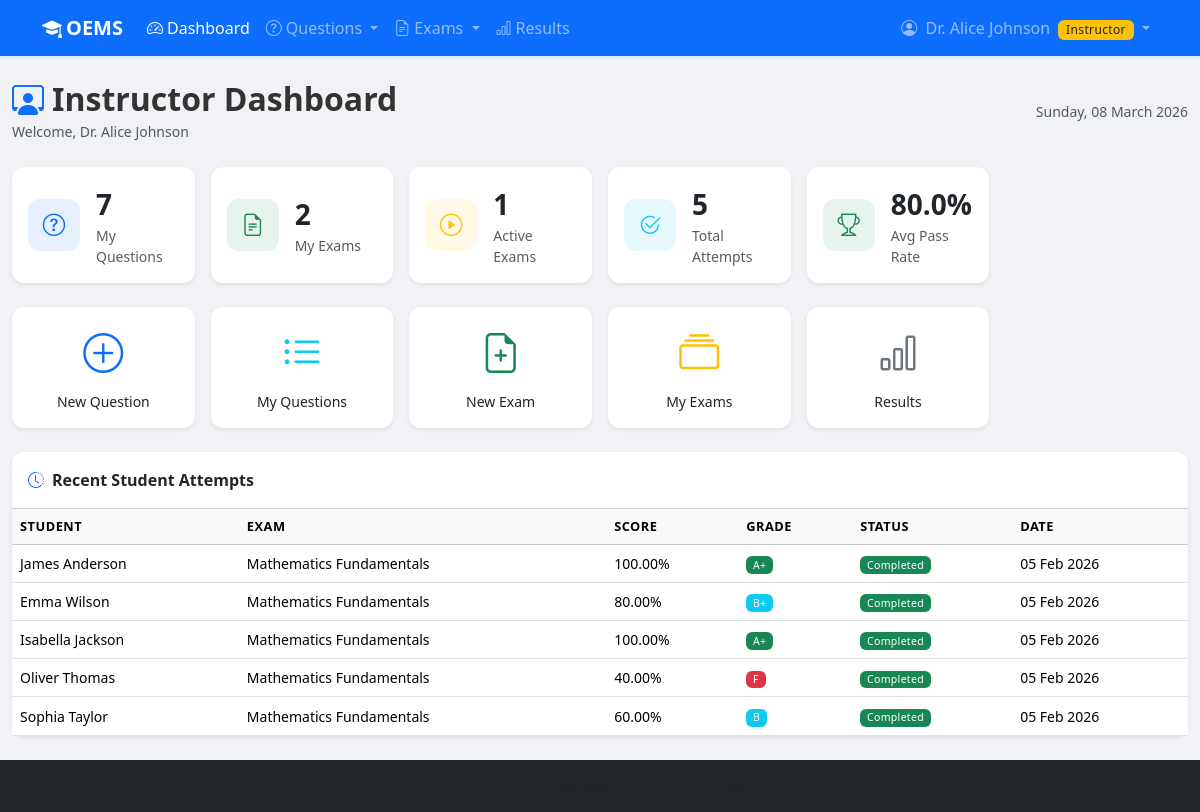
Page /instructor/dashboard.php (signed in) on the committed database.
### tables this page shows
CREATE TABLE results (
    id               INT UNSIGNED AUTO_INCREMENT PRIMARY KEY,
    student_exam_id  INT UNSIGNED NOT NULL UNIQUE,
    student_id       INT UNSIGNED NOT NULL,
    exam_id          INT UNSIGNED NOT NULL,
    total_marks      DECIMAL(7,2) NOT NULL,
    obtained_marks   DECIMAL(7,2) NOT NULL DEFAULT 0.00,
    percentage       DECIMAL(5,2) NOT NULL DEFAULT 0.00,
    grade            VARCHAR(3)   NOT NULL DEFAULT 'F',
    is_passed        TINYINT(1)   NOT NULL DEFAULT 0,
    calculated_at    DATETIME     NOT NULL DEFAULT CURRENT_TIMESTAMP,
    CONSTRAINT fk_results_student_exam FOREIGN KEY (student_exam_id) REFERENCES student_exams(id) ON DELETE CASCADE,
    CONSTRAINT fk_results_student     FOREIGN KEY (student_id)       REFERENCES users(id)         ON DELETE CASCADE,
    CONSTRAINT fk_results_exam        FOREIGN KEY (exam_id)          REFERENCES exams(id)         ON DELETE CASCADE,
    CONSTRAINT chk_results_marks      CHECK (obtained_marks >= 0 AND obtained_marks <= total_marks),
    CONSTRAINT chk_results_pct        CHECK (percentage >= 0 AND percentage <= 100)
);

CREATE TABLE users (
    id            INT UNSIGNED AUTO_INCREMENT PRIMARY KEY,
    username      VARCHAR(50)  NOT NULL UNIQUE,
    email         VARCHAR(100) NOT NULL UNIQUE,
    password_hash VARCHAR(255) NOT NULL,
    full_name     VARCHAR(100) NOT NULL,
    role          ENUM('admin','instructor','student') NOT NULL DEFAULT 'student',
    phone         VARCHAR(20)  DEFAULT NULL,
    created_at    DATETIME     NOT NULL DEFAULT CURRENT_TIMESTAMP,
    updated_at    DATETIME     NOT NULL DEFAULT CURRENT_TIMESTAMP ON UPDATE CURRENT_TIMESTAMP,
    is_active     TINYINT(1)   NOT NULL DEFAULT 1,
    CONSTRAINT chk_users_email CHECK (email LIKE '%@%.%'),
    CONSTRAINT chk_users_phone CHECK (phone IS NULL OR LENGTH(phone) >= 7)
);

CREATE TABLE exams (
    id               INT UNSIGNED AUTO_INCREMENT PRIMARY KEY,
    title            VARCHAR(200) NOT NULL,
    description      TEXT         DEFAULT NULL,
    category_id      INT UNSIGNED NOT NULL,
    created_by       INT UNSIGNED NOT NULL,
    total_marks      DECIMAL(7,2) NOT NULL,
    passing_marks    DECIMAL(7,2) NOT NULL,
    duration_minutes INT UNSIGNED NOT NULL,
    start_time       DATETIME     NOT NULL,
    end_time         DATETIME     NOT NULL,
    is_randomized    TINYINT(1)   NOT NULL DEFAULT 0,
    max_attempts     INT UNSIGNED NOT NULL DEFAULT 1,
    status           ENUM('draft','active','completed','cancelled') NOT NULL DEFAULT 'draft',
    created_at       DATETIME     NOT NULL DEFAULT CURRENT_TIMESTAMP,
    updated_at       DATETIME     NOT NULL DEFAULT CURRENT_TIMESTAMP ON UPDATE CURRENT_TIMESTAMP,
    CONSTRAINT fk_exams_category   FOREIGN KEY (category_id) REFERENCES categories(id) ON DELETE RESTRICT,
    CONSTRAINT fk_exams_created_by FOREIGN KEY (created_by)  REFERENCES users(id)      ON DELETE RESTRICT,
    CONSTRAINT chk_exams_marks      CHECK (passing_marks <= total_marks AND total_marks > 0),
    CONSTRAINT chk_exams_duration   CHECK (duration_minutes > 0),
    CONSTRAINT chk_exams_max_att    CHECK (max_attempts >= 1),
    CONSTRAINT chk_exams_times      CHECK (end_time > start_time)
);

CREATE TABLE student_exams (
    id                  INT UNSIGNED AUTO_INCREMENT PRIMARY KEY,
    student_id          INT UNSIGNED NOT NULL,
    exam_id             INT UNSIGNED NOT NULL,
    started_at          DATETIME     NOT NULL DEFAULT CURRENT_TIMESTAMP,
    submitted_at        DATETIME     DEFAULT NULL,
    time_taken_minutes  INT UNSIGNED DEFAULT NULL,
    status              ENUM('in_progress','completed','abandoned') NOT NULL DEFAULT 'in_progress',
    attempt_number      INT UNSIGNED NOT NULL DEFAULT 1,
    CONSTRAINT fk_se_student FOREIGN KEY (student_id) REFERENCES users(id)  ON DELETE CASCADE,
    CONSTRAINT fk_se_exam    FOREIGN KEY (exam_id)    REFERENCES exams(id)   ON DELETE CASCADE,
    CONSTRAINT chk_se_attempt CHECK (attempt_number >= 1)
);

### includes/functions.php (called while the page is built, shortened)
<?php
function formatDate(string $date, string $format = 'd M Y, H:i'): string
{
    return (new DateTime($date))->format($format);
}
function gradeBadgeClass(string $grade): string
{
    return match($grade) {
        'A+'     => 'success',
        'A'      => 'primary',
        'B+'     => 'info',
        'B'      => 'info',
        'C'      => 'warning',
        default  => 'danger',
    };
}

### instructor/dashboard.php (the view, shortened to what this page needs)
<?php
require_once __DIR__ . '/../includes/functions.php';
$conn = getDBConnection();
$uid  = (int)$_SESSION['user_id'];
$statsStmt = $conn->prepare(
    "SELECT
        COUNT(*) AS my_questions,
        0        AS my_exams
     FROM questions WHERE created_by = ? AND is_active=1"
);
$statsStmt->bind_param('i', $uid);
$statsStmt->execute();
$qRow = $statsStmt->get_result()->fetch_assoc();
$stats = ['my_questions' => $qRow['my_questions']];
$examStmt = $conn->prepare(
    "SELECT COUNT(*) AS my_exams,
            SUM(status='active') AS active_exams
     FROM exams WHERE created_by = ?"
);
$examStmt->bind_param('i', $uid);
$examStmt->execute();
$eRow = $examStmt->get_result()->fetch_assoc();
$stats['my_exams']     = $eRow['my_exams'];
$stats['active_exams'] = $eRow['active_exams'] ?? 0;
$attStmt = $conn->prepare(
    "SELECT COUNT(*) FROM student_exams se
     JOIN exams e ON e.id=se.exam_id
     WHERE e.created_by=? AND se.status='completed'"
);
$attStmt->bind_param('i', $uid);
$attStmt->execute();
$stats['total_attempts'] = $attStmt->get_result()->fetch_row()[0];
$passStmt = $conn->prepare(
    "SELECT COALESCE(ROUND(AVG(r.is_passed)*100,1),0) AS pass_rate
     FROM results r JOIN exams e ON e.id = r.exam_id WHERE e.created_by = ?"
);
$passStmt->bind_param('i', $uid);
$passStmt->execute();
$stats['pass_rate'] = $passStmt->get_result()->fetch_assoc()['pass_rate'];
$recStmt = $conn->prepare(
    "SELECT se.started_at, se.status, u.full_name, e.title AS exam_title,
            r.percentage, r.grade, r.is_passed
     FROM   student_exams se
     JOIN   exams e ON e.id = se.exam_id
     JOIN   users u ON u.id = se.student_id
     LEFT JOIN results r ON r.student_exam_id = se.id
     WHERE  e.created_by = ?
     ORDER  BY se.started_at DESC
     LIMIT  8"
);
$recStmt->bind_param('i', $uid);
$recStmt->execute();
$recentAttempts = $recStmt->get_result()->fetch_all(MYSQLI_ASSOC);
?>
<?php require_once __DIR__ . '/../includes/header.php'; ?>
<?php require_once __DIR__ . '/../includes/navbar.php'; ?>
<div class="container-fluid py-4">
    <div class="d-flex justify-content-between align-items-center mb-4">
        <div>
            <h2 class="fw-bold mb-0"><i class="bi bi-person-workspace me-2 text-primary"></i>Instructor Dashboard</h2>
            <small class="text-muted">Welcome, <?= htmlspecialchars($_SESSION['full_name']) ?></small>
        </div>
        <span class="text-muted small"><?= date('l, d F Y') ?></span>
    </div>
    <div class="row g-3 mb-4">
        <?php
        $cards = [
            ['label'=>'My Questions',    'value'=>$stats['my_questions'],   'icon'=>'question-circle',  'color'=>'primary'],
            ['label'=>'My Exams',        'value'=>$stats['my_exams'],       'icon'=>'file-earmark-text','color'=>'success'],
            ['label'=>'Active Exams',    'value'=>$stats['active_exams'],   'icon'=>'play-circle',      'color'=>'warning'],
            ['label'=>'Total Attempts',  'value'=>$stats['total_attempts'], 'icon'=>'check2-circle',    'color'=>'info'],
            ['label'=>'Avg Pass Rate',   'value'=>$stats['pass_rate'].'%',  'icon'=>'trophy',           'color'=>'success'],
        ];
        foreach ($cards as $c): ?>
        <div class="col-6 col-md-4 col-lg-2">
            <div class="card stat-card border-0 shadow-sm h-100">
                <div class="card-body d-flex align-items-center gap-3">
                    <div class="stat-icon bg-<?= $c['color'] ?> bg-opacity-10 text-<?= $c['color'] ?>">
                        <i class="bi bi-<?= $c['icon'] ?>"></i>
                    </div>
                    <div>
                        <div class="fs-3 fw-bold"><?= $c['value'] ?></div>
                        <div class="text-muted small"><?= $c['label'] ?></div>
                    </div>
                </div>
            </div>
        </div>
        <?php endforeach; ?>
    </div>
    <div class="row g-3 mb-4">
        <?php
        $links = [
            ['href'=>'create_question.php','icon'=>'plus-circle',    'label'=>'New Question','color'=>'primary'],
            ['href'=>'view_questions.php', 'icon'=>'list-ul',        'label'=>'My Questions','color'=>'info'],
            ['href'=>'create_exam.php',    'icon'=>'file-earmark-plus','label'=>'New Exam', 'color'=>'success'],
            ['href'=>'view_exams.php',     'icon'=>'collection',     'label'=>'My Exams',   'color'=>'warning'],
            ['href'=>'student_results.php','icon'=>'bar-chart',      'label'=>'Results',    'color'=>'secondary'],
        ];
        foreach ($links as $l): ?>
        <div class="col-6 col-md-2">
            <a href="<?= $l['href'] ?>" class="card text-decoration-none text-center p-3 border-0 shadow-sm quick-action-card">
                <i class="bi bi-<?= $l['icon'] ?> fs-1 text-<?= $l['color'] ?>"></i>
                <div class="mt-2 fw-medium small text-dark"><?= $l['label'] ?></div>
            </a>
        </div>
        <?php endforeach; ?>
    </div>
    <div class="card border-0 shadow-sm">
        <div class="card-header bg-white fw-semibold py-3">
            <i class="bi bi-clock-history me-2 text-primary"></i>Recent Student Attempts
        </div>
        <div class="card-body p-0">
            <div class="table-responsive">
                <table class="table table-hover mb-0 small">
                    <thead class="table-light">
                        <tr>
                            <th>Student</th><th>Exam</th><th>Score</th><th>Grade</th><th>Status</th><th>Date</th>
                        </tr>
                    </thead>
                    <tbody>
                        <?php foreach ($recentAttempts as $a): ?>
                        <tr>
                            <td><?= htmlspecialchars($a['full_name']) ?></td>
                            <td><?= htmlspecialchars($a['exam_title']) ?></td>
                            <td><?= $a['percentage'] !== null ? $a['percentage'].'%' : '—' ?></td>
                            <td>
                                <?php if ($a['grade']): ?>
                                <span class="badge bg-<?= gradeBadgeClass($a['grade']) ?>"><?= $a['grade'] ?></span>
                                <?php else: ?>—<?php endif; ?>
                            </td>
                            <td><span class="badge bg-<?= $a['status']==='completed'?'success':'warning' ?>"><?= ucfirst($a['status']) ?></span></td>
                            <td><?= formatDate($a['started_at'], 'd M Y') ?></td>
                        </tr>
                        <?php endforeach; ?>
                    </tbody>
                </table>
            </div>
        </div>
    </div>
</div>
<?php require_once __DIR__ . '/../includes/footer.php'; ?>

### assets/css/style.css (style rules this page uses)
:root { --oems-primary: #0d6efd; --oems-secondary: #6c757d; --oems-accent: #fd7e14; --oems-success: #198754; --oems-danger: #dc3545; --oems-light-bg: #f8f9fa; --oems-card-shadow: 0 2px 12px rgba(0,0,0,.08); }
body { font-family: 'Segoe UI', system-ui, -apple-system, sans-serif; background-color: #f0f2f5; color: #333; min-height: 100vh; display: flex; flex-direction: column; }
main, .container, .container-fluid { flex: 1; }
a { text-decoration: none; }
.stat-card { border-radius: 12px; transition: transform .15s ease, box-shadow .15s ease; }
.stat-icon { width: 52px; height: 52px; border-radius: 12px; display: flex; align-items: center; justify-content: center; font-size: 1.4rem; flex-shrink: 0; }
.quick-action-card { border-radius: 12px; transition: transform .15s ease, box-shadow .15s ease; cursor: pointer; }
.card { border-radius: 12px; }
.card-header { border-radius: 12px 12px 0 0 !important; }
.table th { font-size: 0.8rem; text-transform: uppercase; letter-spacing: 0.04em; }
.table td { vertical-align: middle; }
.badge { font-weight: 500; letter-spacing: 0.03em; }

### rows in the picture
results: student.full_name "James Anderson", exam.title "Mathematics Fundamentals", percentage "100.00", grade "A+", student_exam.status "Completed", student_exam.started_at "05 Feb 2026"
results: student.full_name "Emma Wilson", exam.title "Mathematics Fundamentals", percentage "80.00", grade "B+", student_exam.status "Completed", student_exam.started_at "05 Feb 2026"
results: student.full_name "Isabella Jackson", exam.title "Mathematics Fundamentals", percentage "100.00", grade "A+", student_exam.status "Completed", student_exam.started_at "05 Feb 2026"
results: student.full_name "Oliver Thomas", exam.title "Mathematics Fundamentals", percentage "40.00", grade "F", student_exam.status "Completed", student_exam.started_at "05 Feb 2026"
results: student.full_name "Sophia Taylor", exam.title "Mathematics Fundamentals", percentage "60.00", grade "B", student_exam.status "Completed", student_exam.started_at "05 Feb 2026"

### other values in the picture
$fullName "Dr. Alice Johnson"
$role "Instructor"
$_SESSION['full_name'] "Dr. Alice Johnson"
$c['value'] "7"
$c['label'] "My Questions"
$c['value'] "2"
$c['label'] "My Exams"
$c['value'] "1"
$c['label'] "Active Exams"
$c['value'] "5"
$c['label'] "Total Attempts"
$c['value'] "80.0%"
$c['label'] "Avg Pass Rate"
$l['label'] "New Question"
$l['label'] "My Questions"
